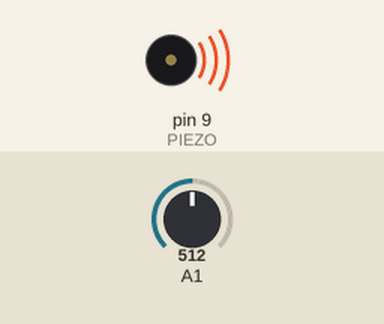
A sketch run on a simulated Arduino Uno, built with avr-gcc and run on an emulated ATmega328P. Parts: buzzer (waves = sounding). The inputs (shaded band) are chosen by the test bench; at power-on: A1 = 512. What the sketch prints to the serial monitor is not drawn.

Above: at 0.1 s.
Timing chart, 0 to 1.7 s (numbered marks = the images above):
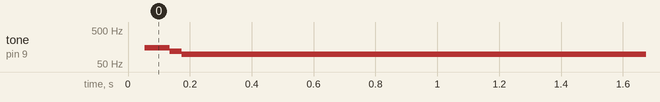

Measured:
- by itself, tone on pin 9 (PIEZO): silent → 150 Hz at 0.05 s, → 117 Hz 0.08 s later, → 96 Hz 0.04 s later

The sketch:

piezo.ino
```cpp
#define PIEZO 9
float snd = 500;

void setup() {
  pinMode(PIEZO, OUTPUT);
  Serial.begin(9600);
}

void loop() {

  int value = analogRead(A1);

  snd = map(value,0,1023,5,0.001);

  Serial.print(value);
  Serial.print("\t");
  Serial.println(snd);


  digitalWrite(PIEZO, HIGH);  //5V is sent to the device
  delay(snd);
  digitalWrite(PIEZO, LOW);
  delay(snd);

}
```
